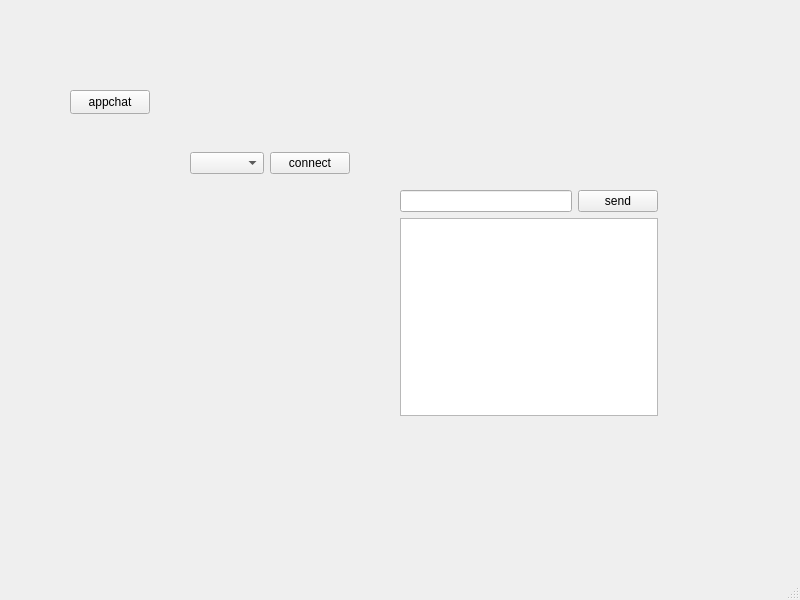
<?xml version="1.0" encoding="UTF-8"?>
<ui version="4.0">
 <class>appchat</class>
 <widget class="QMainWindow" name="appchat">
  <property name="geometry">
   <rect>
    <x>0</x>
    <y>0</y>
    <width>800</width>
    <height>600</height>
   </rect>
  </property>
  <property name="windowTitle">
   <string>appchat</string>
  </property>
  <widget class="QWidget" name="centralwidget">
   <widget class="QPushButton" name="pushButton_appchat">
    <property name="geometry">
     <rect>
      <x>70</x>
      <y>90</y>
      <width>80</width>
      <height>24</height>
     </rect>
    </property>
    <property name="text">
     <string>appchat</string>
    </property>
   </widget>
   <widget class="QWidget" name="layoutWidget">
    <property name="geometry">
     <rect>
      <x>190</x>
      <y>150</y>
      <width>160</width>
      <height>26</height>
     </rect>
    </property>
    <layout class="QHBoxLayout" name="horizontalLayout">
     <item>
      <widget class="QComboBox" name="comboBox"/>
     </item>
     <item>
      <widget class="QPushButton" name="pushButton_connect">
       <property name="text">
        <string>connect</string>
       </property>
      </widget>
     </item>
    </layout>
   </widget>
   <widget class="QWidget" name="layoutWidget">
    <property name="geometry">
     <rect>
      <x>400</x>
      <y>190</y>
      <width>258</width>
      <height>226</height>
     </rect>
    </property>
    <layout class="QGridLayout" name="gridLayout">
     <item row="0" column="0">
      <layout class="QHBoxLayout" name="horizontalLayout_2">
       <item>
        <widget class="QLineEdit" name="lineEdit"/>
       </item>
       <item>
        <widget class="QPushButton" name="pushButton_send">
         <property name="text">
          <string>send</string>
         </property>
        </widget>
       </item>
      </layout>
     </item>
     <item row="1" column="0">
      <widget class="QTextEdit" name="textEdit"/>
     </item>
    </layout>
   </widget>
  </widget>
  <widget class="QMenuBar" name="menubar">
   <property name="geometry">
    <rect>
     <x>0</x>
     <y>0</y>
     <width>800</width>
     <height>21</height>
    </rect>
   </property>
  </widget>
  <widget class="QStatusBar" name="statusbar"/>
 </widget>
 <resources/>
 <connections/>
</ui>
